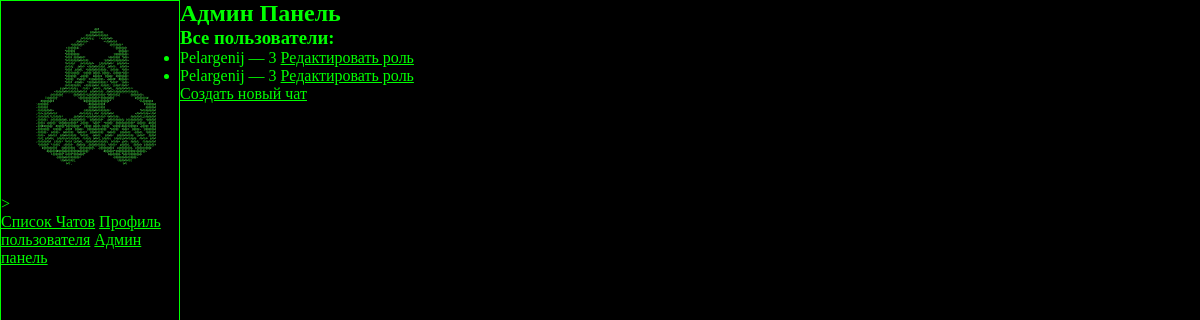
Page /chats/admin-panel/ (signed in) on the committed database.
### chats/models.py (models this page shows, shortened)
class UserProfile(models.Model):
    user = models.ForeignKey(User, on_delete=models.CASCADE)  # Изменено на ForeignKey
    nickname = models.CharField(max_length=30)
    grade = models.CharField(max_length=10)
    phone = models.CharField(max_length=15)
    role = models.IntegerField(default=1)

### chats/views.py (the view)
# urls.py: path('admin-panel/', admin_panel, name='admin_panel'),
@login_required(login_url='register2')
def admin_panel(request):
    if request.user.is_staff:
        user_profiles = UserProfile.objects.all()
        return render(request, 'chats/admin_panel.html', {'user_profiles': user_profiles})
    else:
        return redirect('chats/chat_list')

### chats/templates/chats/admin_panel.html (shortened to what this page needs)
{% extends 'chats/base.html' %}
{% block content %}
<h2>Админ Панель</h2>
<h3>Все пользователи:</h3>
<div class="popo">
    <ul>
        {% for user_profile in user_profiles %}
            <li>
                {{ user_profile.nickname }} — {{ user_profile.role }}
                <a href="{% url 'edit_user' user_profile.id %}">Редактировать роль</a>
            </li>
        {% endfor %}
    </ul>
</div>
<a href="{% url 'new_chat' %}">Создать новый чат</a>
{% endblock %}

### chats/static/chats/styles.css (style rules this page uses)
* { padding: 0; margin: 0; box-sizing: border-box; }
body { width: 100%; height: 100vh; display: flex; flex-direction: row; background: black; color: #0f0 }
a { color: #0f0; }

### rows in the picture
UserProfile: nickname "Pelargenij", role "3"
UserProfile: nickname "Pelargenij", role "3"
